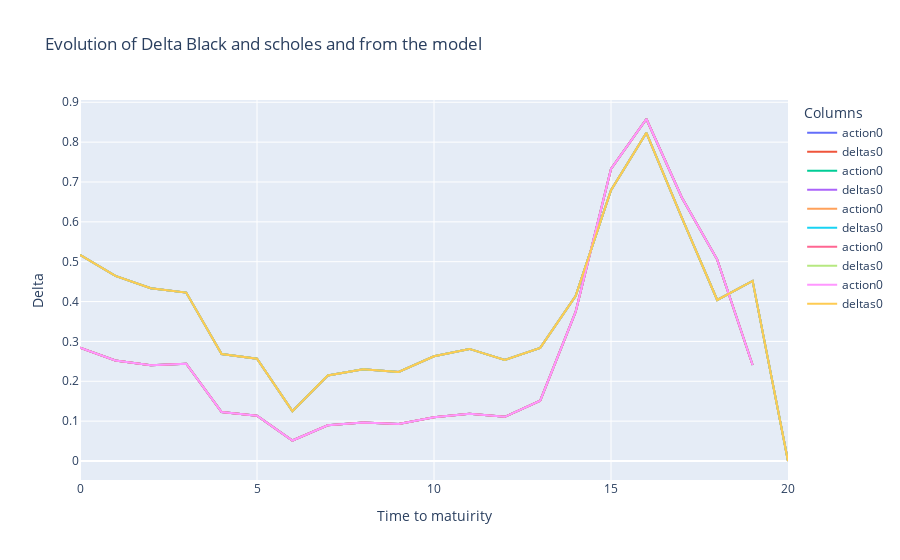

Notebook cell for this chart:
### Code cell
fig = go.Figure()
# Add traces for each column
for column in actions.columns[values]:
    fig.add_trace(go.Scatter(x=actions.index, y=actions[column], mode='lines', name=f"action{column}"))
    fig.add_trace(go.Scatter(x=deltas.index, y=deltas[column], mode='lines', name=f"deltas{column}"))

# Update layout
fig.update_layout(
    title='Evolution of Delta Black and scholes and from the model',
    xaxis_title='Time to matuirity',
    yaxis_title='Delta',
    template='plotly',
    legend=dict(title='Columns'),
)

# Show the plot
fig.show()

### Figure 1 — Plotly figure (JSON) as saved in the notebook; plotly's stock layout.template omitted (floating-point values rounded to 4 significant figures)
{"data": [{"mode": "lines", "name": "action0", "type": "scatter", "x": [0, 1, 2, 3, 4, 5, 6, 7, 8, 9, 10, 11, 12, 13, 14, 15, 16, 17, 18, 19], "y": [0.2843, 0.2521, 0.2403, 0.244, 0.1229, 0.1134, 0.05145, 0.08975, 0.09668, 0.09305, 0.11, 0.1188, 0.1109, 0.1513, 0.3739, 0.7328, 0.858, 0.6611, 0.5053, 0.2409]}, {"mode": "lines", "name": "deltas0", "type": "scatter", "x": [0, 1, 2, 3, 4, 5, 6, 7, 8, 9, 10, 11, 12, 13, 14, 15, 16, 17, 18, 19, 20], "y": [0.5169, 0.4645, 0.4333, 0.4225, 0.2683, 0.2567, 0.1251, 0.2144, 0.2304, 0.2232, 0.2628, 0.2812, 0.2536, 0.2839, 0.4138, 0.6796, 0.8233, 0.6103, 0.4039, 0.4518, 0]}, {"mode": "lines", "name": "action0", "type": "scatter", "x": [0, 1, 2, 3, 4, 5, 6, 7, 8, 9, 10, 11, 12, 13, 14, 15, 16, 17, 18, 19], "y": [0.2843, 0.2521, 0.2403, 0.244, 0.1229, 0.1134, 0.05145, 0.08975, 0.09668, 0.09305, 0.11, 0.1188, 0.1109, 0.1513, 0.3739, 0.7328, 0.858, 0.6611, 0.5053, 0.2409]}, {"mode": "lines", "name": "deltas0", "type": "scatter", "x": [0, 1, 2, 3, 4, 5, 6, 7, 8, 9, 10, 11, 12, 13, 14, 15, 16, 17, 18, 19, 20], "y": [0.5169, 0.4645, 0.4333, 0.4225, 0.2683, 0.2567, 0.1251, 0.2144, 0.2304, 0.2232, 0.2628, 0.2812, 0.2536, 0.2839, 0.4138, 0.6796, 0.8233, 0.6103, 0.4039, 0.4518, 0]}, {"mode": "lines", "name": "action0", "type": "scatter", "x": [0, 1, 2, 3, 4, 5, 6, 7, 8, 9, 10, 11, 12, 13, 14, 15, 16, 17, 18, 19], "y": [0.2843, 0.2521, 0.2403, 0.244, 0.1229, 0.1134, 0.05145, 0.08975, 0.09668, 0.09305, 0.11, 0.1188, 0.1109, 0.1513, 0.3739, 0.7328, 0.858, 0.6611, 0.5053, 0.2409]}, {"mode": "lines", "name": "deltas0", "type": "scatter", "x": [0, 1, 2, 3, 4, 5, 6, 7, 8, 9, 10, 11, 12, 13, 14, 15, 16, 17, 18, 19, 20], "y": [0.5169, 0.4645, 0.4333, 0.4225, 0.2683, 0.2567, 0.1251, 0.2144, 0.2304, 0.2232, 0.2628, 0.2812, 0.2536, 0.2839, 0.4138, 0.6796, 0.8233, 0.6103, 0.4039, 0.4518, 0]}, {"mode": "lines", "name": "action0", "type": "scatter", "x": [0, 1, 2, 3, 4, 5, 6, 7, 8, 9, 10, 11, 12, 13, 14, 15, 16, 17, 18, 19], "y": [0.2843, 0.2521, 0.2403, 0.244, 0.1229, 0.1134, 0.05145, 0.08975, 0.09668, 0.09305, 0.11, 0.1188, 0.1109, 0.1513, 0.3739, 0.7328, 0.858, 0.6611, 0.5053, 0.2409]}, {"mode": "lines", "name": "deltas0", "type": "scatter", "x": [0, 1, 2, 3, 4, 5, 6, 7, 8, 9, 10, 11, 12, 13, 14, 15, 16, 17, 18, 19, 20], "y": [0.5169, 0.4645, 0.4333, 0.4225, 0.2683, 0.2567, 0.1251, 0.2144, 0.2304, 0.2232, 0.2628, 0.2812, 0.2536, 0.2839, 0.4138, 0.6796, 0.8233, 0.6103, 0.4039, 0.4518, 0]}, {"mode": "lines", "name": "action0", "type": "scatter", "x": [0, 1, 2, 3, 4, 5, 6, 7, 8, 9, 10, 11, 12, 13, 14, 15, 16, 17, 18, 19], "y": [0.2843, 0.2521, 0.2403, 0.244, 0.1229, 0.1134, 0.05145, 0.08975, 0.09668, 0.09305, 0.11, 0.1188, 0.1109, 0.1513, 0.3739, 0.7328, 0.858, 0.6611, 0.5053, 0.2409]}, {"mode": "lines", "name": "deltas0", "type": "scatter", "x": [0, 1, 2, 3, 4, 5, 6, 7, 8, 9, 10, 11, 12, 13, 14, 15, 16, 17, 18, 19, 20], "y": [0.5169, 0.4645, 0.4333, 0.4225, 0.2683, 0.2567, 0.1251, 0.2144, 0.2304, 0.2232, 0.2628, 0.2812, 0.2536, 0.2839, 0.4138, 0.6796, 0.8233, 0.6103, 0.4039, 0.4518, 0]}], "layout": {"legend": {"title": {"text": "Columns"}}, "title": {"text": "Evolution of Delta Black and scholes and from the model"}, "xaxis": {"title": {"text": "Time to matuirity"}}, "yaxis": {"title": {"text": "Delta"}}}}
